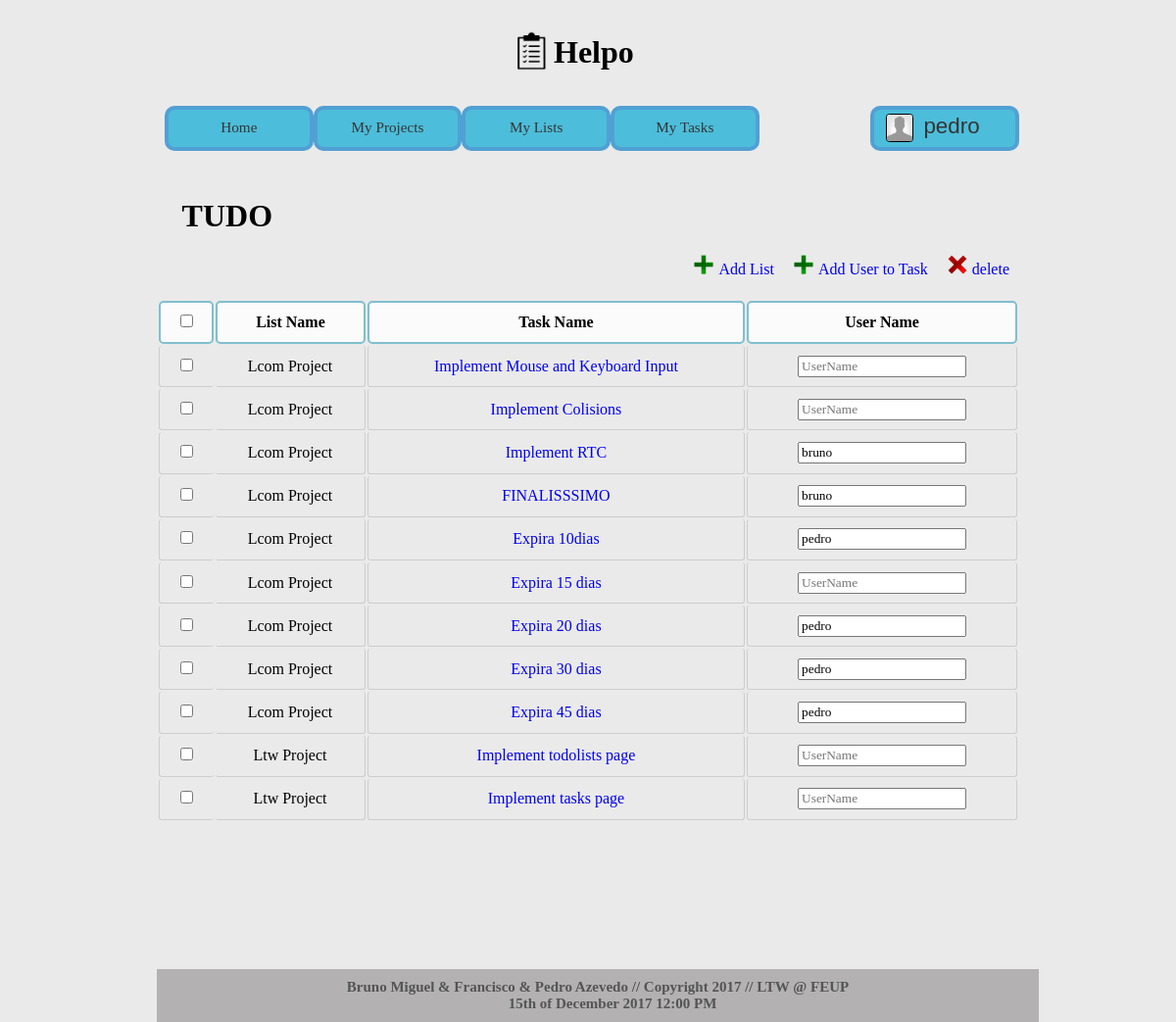
The app's page /edit_project.php?id=2 (signed in) with its own data.
### tables this page shows
CREATE TABLE projects (
	project_id 		INTEGER PRIMARY KEY AUTOINCREMENT,
	project_name 	VARCHAR(50) NOT NULL,
	user_id 		INTEGER REFERENCES users
);

CREATE TABLE taskLists (
  task_id INTEGER REFERENCES tasks,
  list_id INTEGER REFERENCES lists,
  
  PRIMARY KEY (task_id, list_id)
);

CREATE TABLE lists (
	list_id		INTEGER PRIMARY KEY AUTOINCREMENT,
	list_name	VARCHAR(30) NOT NULL,
	user_id		INTEGER REFERENCES users NOT NULL
);

CREATE TABLE tasks (
	task_id 			INTEGER PRIMARY KEY AUTOINCREMENT,
	task_name 			VARCHAR(50) NOT NULL,
	task_description	VARCHAR(500),
	task_completed		INTEGER NOT NULL, /*0 not completed 1 completed (false,true)*/
	limit_day			INTEGER NOT NULL,
	limit_month			INTEGER NOT NULL,
	limit_year			INTEGER NOT NULL
);

CREATE TABLE users (
	USER_ID  	INTEGER PRIMARY KEY AUTOINCREMENT,
	ROLE 		INTEGER,
	USERNAME 	VARCHAR(30) NOT NULL,
	PASSWORD 	VARCHAR(30) NOT NULL,
	EMAIL 		TEXT NOT NULL,
	FIRST_NAME	VARCHAR(30) NOT NULL,
	LAST_NAME 	VARCHAR(70) NOT NULL,
	BDAY		INTEGER NOT NULL,
	BMONTH		TEXT NOT NULL,
	BYEAR		INTEGER NOT NULL,
	IMG_NAME	TEXT
);

### edit_project.php (called while the page is built, shortened)
<?php
$project_section = "editproject";
include_once('./templates/html_header.php');
include_once('./templates/html_edit_project.php');
include_once('./templates/html_footer.php');
?>

### database/db.php (called while the page is built, shortened)
<?php
    class Database {
        private $database;
        public function __construct($sqlite_file_path) {
            try {
                $this->base_path = $_SERVER['SERVER_NAME'] . $_SERVER['PHP_SELF'];
                $this->database = new PDO('sqlite:' . $sqlite_file_path);
                $this->database->setAttribute(PDO::ATTR_ERRMODE, PDO::ERRMODE_EXCEPTION);
            }
            catch (PDOException $e) {
                echo 'Connection to database failed: ' . $e->getMessage();
            }
        }
        public function get_user_from_id($user_id) {
            $statement = $this->database->prepare('SELECT * FROM users WHERE USER_ID = ?');
            $statement->execute(array($user_id));
            return $statement->fetch();
        }
		public function get_user_by_project_task_id($project_id, $task_id) {
			$statement = $this->database->prepare('SELECT * FROM projectTaskUsers WHERE project_id = ? AND task_id = ?');
            $statement->execute(array($project_id, $task_id));
            return $statement->fetch();
		}
		public function get_project_by_project_id($project_id) {
			$statement = $this->database->prepare('SELECT * FROM projects WHERE project_id = ?');
			$statement->execute(array($project_id));
			return $statement->fetch();
		}
		public function get_lists_by_project_id($project_id) {
			$statement = $this->database->prepare('SELECT * FROM listProjects WHERE project_id = ?');
			$statement->execute(array($project_id));
			return $statement->fetchAll();
		}
		public function get_list_from_id($list_id) {
			$statement = $this->database->prepare('SELECT * FROM lists WHERE list_id = ?');
			$statement->execute(array($list_id));
			return $statement->fetch();
		}
		public function getTaskFromTaskId($task_id)
        {
            $statement = $this->database->prepare('SELECT * FROM tasks WHERE task_id= ?');
            $statement->execute(array($task_id));
            return $statement->fetch();
        }
        public function getTasksListsFromListsId($list_id)
        {
            $stmt = $this->database->prepare('SELECT * FROM taskLists WHERE list_id = ?');
            $stmt->execute(array($list_id));
            return $stmt->fetchAll();
        }
    }
?>

### templates/html_edit_project.php (the view, shortened to what this page needs)
<?
include_once('./database/db.php');
$db = new Database('./database/helpo.db');
$project = $db->get_project_by_project_id($_GET['id']);
?>
<div id="projects">
<h1><?=$project['project_name']?></h1>
<div id="editprojectscontent">
    <a href="#"><div class="button" id="delete"><img src="./images/delete-icon.png"/>delete</div></a>
    <a href="#"><div class="button" id="addUser"><img src="./images/add-icon.png"/>Add User to Task</div></a>
	<a href="#"><div class="button" id="add"><img src="./images/add-icon.png"/>Add List</div></a>
<form>
  <table class="list editprojectslist" id="<? echo $project_section; ?>table">
    <tr>
      <td><input class="checkboxcontrol" type="checkbox"/></td>
      <td>List Name</td>
	  <td>Task Name</td>
	  <td>User Name</td>
    </tr><?
	$lists_id = $db->get_lists_by_project_id($_GET['id']);
	foreach($lists_id as $list_id){
		$list = $db->get_list_from_id($list_id['list_id']);
		$taskslist = $db->getTasksListsFromListsId($list['list_id']);
		foreach($taskslist as $tasklist){
			echo '<tr>';
			$task = $db->getTaskFromTaskId($tasklist['task_id']);
			echo '<td><input id="' . $task['task_id'] . '" type="checkbox"/></td>';
			echo '<td><a id="' . $list['list_name'] .'">' . $list['list_name'] . '</a></td>';
			echo '<td><a id="' . $task['task_name'] . '"href="tasks.php?id=' . $list['list_id'] . '">' . $task['task_name'] . '</a></td>';
			?>
			<td>
			<input list="users" name="user<?=$task['task_id']?>" type="textbox" placeholder="UserName"
			<?
			$user_id = $db->get_user_by_project_task_id($_GET['id'], $task['task_id']);
			$user = $db->get_user_from_id($user_id['user_id']);
			if($user['USERNAME']!= ''){
				echo 'value="'. $user['USERNAME'] . '"';
			}
			?>
			/>
			</td>
			<?
			echo '</tr>';
		}
	}
?></table>
</form>
</div>
</div>

### css/profile_header.css (style rules this page uses)
* { margin: 0px; font-family: Trebuchet MS; }
body { margin: 2em 10em 3em 10em; background-color: #eaeaea; position: relative; }
.button img { height: 20px; margin-right: 5px; }
.button { float: right; padding: 0px 10px; padding-top: 5px; vertical-align: top; }
.list { width: 100%; float: left; margin-top: 5px; }
.list tr td { padding: 5px 10px; }
.list tr:first-child td { font-weight: bold; background-color: rgba(255, 255, 255, 0.8); }
.list tr:not(:first-child) td { border-bottom: 1px gray solid; }
#projects > h1 { padding-left: 0.8em; margin-bottom: 0.5em; }
#projects form table { margin-top: 1.3em; }
#projects form table tr td { text-align: center; padding: 0.6em; margin-bottom: 0em; border-style: solid; border-radius: 3px; border-bottom-width: 0.02em; border-left-width: 0.02em; border-width: 0em 0.02em 0.02em 0.02em; border-color: #cecccc; }
#projects form table tr td:nth-of-type(2) { border-left-width: 0em; }
#projects form table tr td:nth-of-type(1) { border-right-width: 0em; }
#projects form table a { text-decoration: none; }
#projects form table tr:first-child td { text-align: center; padding: 0.7em; border-radius: 5px; border-style: solid; border-color: #7fbfcf; border-width: 0.18em; margin-bottom: 2em; }

### records on screen
projects: project_name "TUDO"
tasklists: list.list_name "Lcom Project", task.task_name "Implement Mouse and Keyboard Input"
tasklists: list.list_name "Lcom Project", task.task_name "Implement Colisions"
tasklists: list.list_name "Lcom Project", task.task_name "Implement RTC", USERNAME "bruno"
tasklists: list.list_name "Lcom Project", task.task_name "FINALISSSIMO", USERNAME "bruno"
tasklists: list.list_name "Lcom Project", task.task_name "Expira 10dias", USERNAME "pedro"
tasklists: list.list_name "Lcom Project", task.task_name "Expira 15 dias"
tasklists: list.list_name "Lcom Project", task.task_name "Expira 20 dias", USERNAME "pedro"
tasklists: list.list_name "Lcom Project", task.task_name "Expira 30 dias", USERNAME "pedro"
tasklists: list.list_name "Lcom Project", task.task_name "Expira 45 dias", USERNAME "pedro"
tasklists: list.list_name "Ltw Project", task.task_name "Implement todolists page"
tasklists: list.list_name "Ltw Project", task.task_name "Implement tasks page"

### other values on screen
$_SESSION['username'] "pedro"
